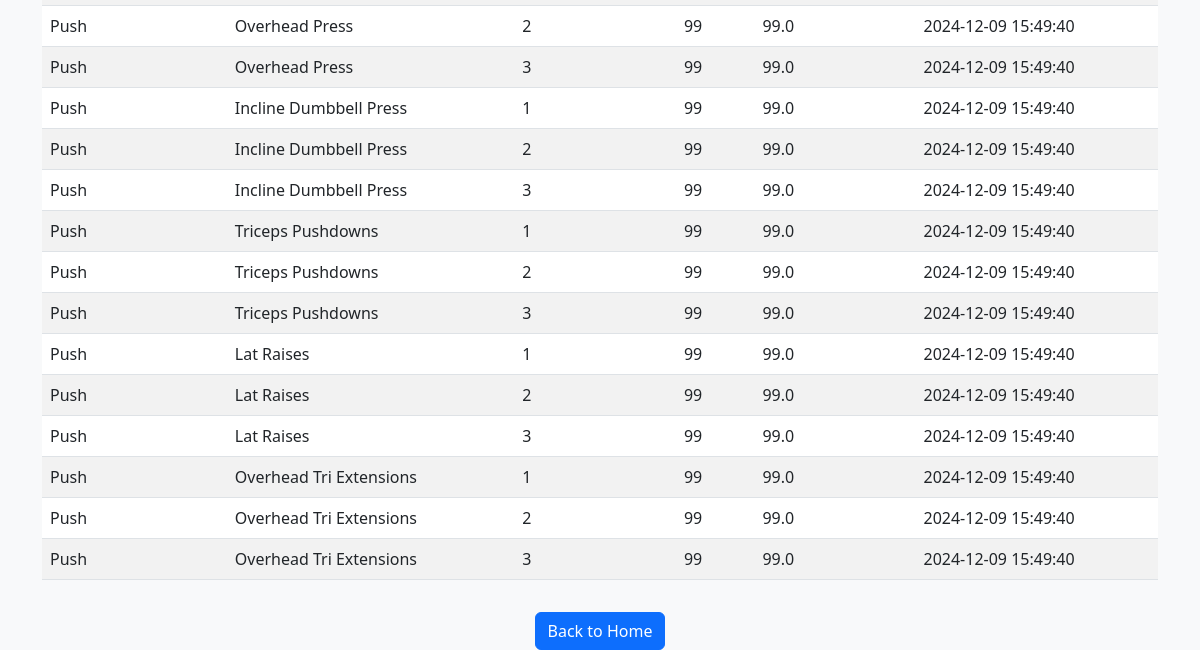
Page /history (signed in, lower part) on the earlier database version.
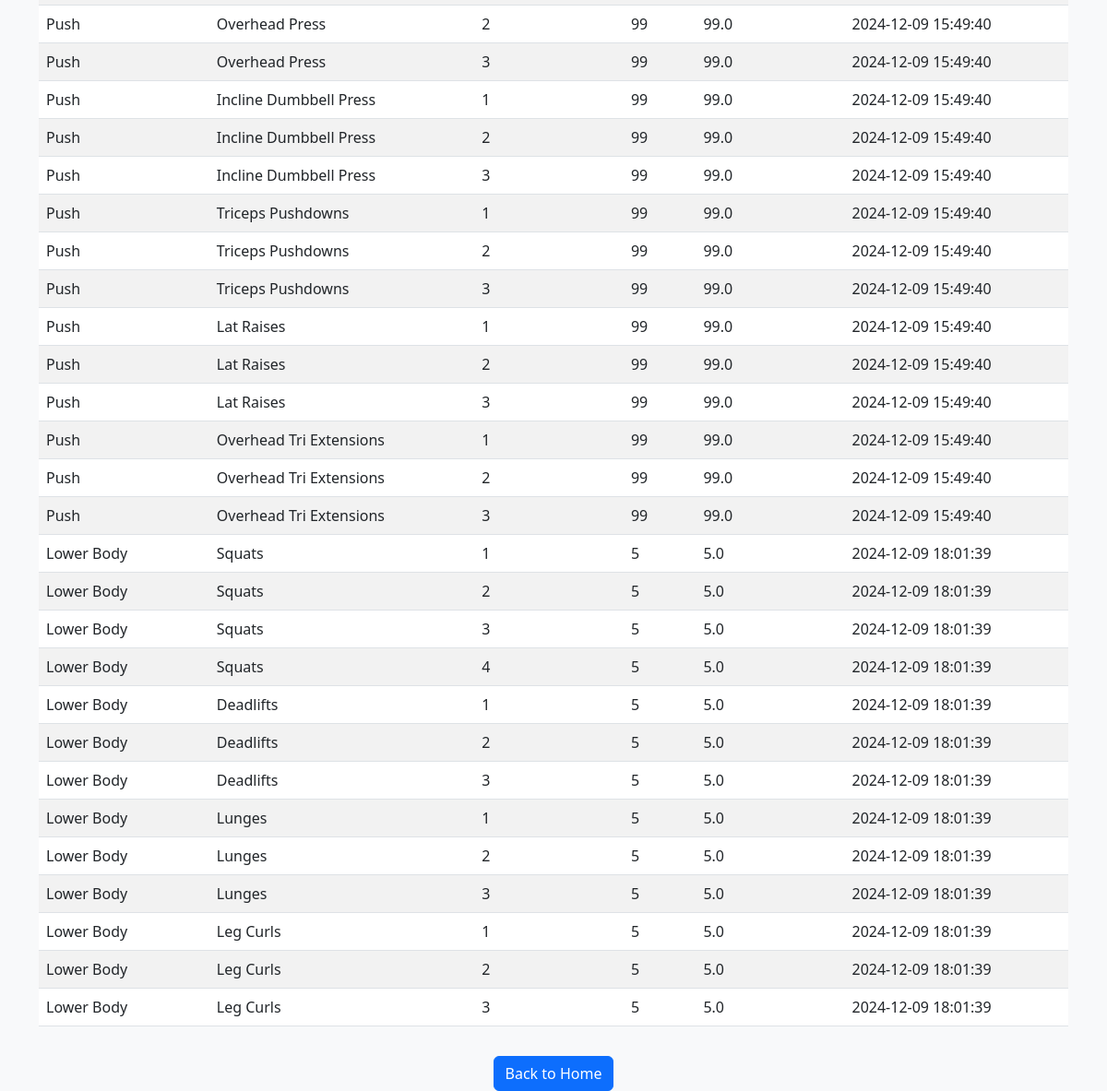
Same page on the later database version.
### tables this page shows
CREATE TABLE workouts (
        id INTEGER PRIMARY KEY AUTOINCREMENT,
        user_id INTEGER NOT NULL,
        workout_type TEXT NOT NULL,
        exercise_name TEXT NOT NULL,
        sets INTEGER NOT NULL,
        reps INTEGER NOT NULL,
        weight REAL NOT NULL,
        date TEXT NOT NULL,
        FOREIGN KEY (user_id) REFERENCES users (id)
    );

### app.py (the view)
@app.route('/history')
def workout_history():
    if 'user_id' not in session:
        return redirect(url_for('login'))
    user_id = session['user_id']
    conn = get_db_connection()
    workout_data = conn.execute(
        '''
        SELECT workout_type, exercise_name, sets, reps, weight, date
        FROM workouts
        WHERE user_id = ?
        ''',
        (user_id,)
    ).fetchall()
    conn.close()
    return render_template('trends.html', workout_data=workout_data)

### app.py (called while the page is built)
def get_db_connection():
    db_path = os.path.join(os.path.dirname(__file__), 'workout.db')
    conn = sqlite3.connect(db_path)
    conn.row_factory = sqlite3.Row
    return conn

### templates/trends.html (shortened to what this page needs)
<!DOCTYPE html>
<html lang="en">
<head>
    <link href="https://cdn.jsdelivr.net/npm/bootstrap@5.3.0-alpha1/dist/css/bootstrap.min.css" rel="stylesheet">
</head>
<body class="bg-light">
    <div class="container mt-5">
        <table class="table table-striped table-hover">
            <tbody>
                {% for entry in workout_data %}
                    <tr>
                        <td>{{ entry['workout_type'] }}</td>
                        <td>{{ entry['exercise_name'] }}</td>
                        <td>{{ entry['sets'] }}</td>
                        <td>{{ entry['reps'] }}</td>
                        <td>{{ entry['weight'] }}</td>
                        <td>{{ entry['date'] }}</td>
                    </tr>
                {% endfor %}
            </tbody>
        </table>
        <div class="text-center">
            <a href="{{ url_for('index') }}" class="btn btn-primary mt-3">Back to Home</a>
        </div>
    </div>
</body>
</html>

Differences in the rows shown:
added workouts: workout_type "Lower Body", exercise_name "Squats", sets "1", reps "5", weight "5.0", date "2024-12-09 18:01:39"
added workouts: workout_type "Lower Body", exercise_name "Squats", sets "2", reps "5", weight "5.0", date "2024-12-09 18:01:39"
added workouts: workout_type "Lower Body", exercise_name "Squats", sets "3", reps "5", weight "5.0", date "2024-12-09 18:01:39"
added workouts: workout_type "Lower Body", exercise_name "Squats", sets "4", reps "5", weight "5.0", date "2024-12-09 18:01:39"
added workouts: workout_type "Lower Body", exercise_name "Deadlifts", sets "1", reps "5", weight "5.0", date "2024-12-09 18:01:39"
added workouts: workout_type "Lower Body", exercise_name "Deadlifts", sets "2", reps "5", weight "5.0", date "2024-12-09 18:01:39"
added workouts: workout_type "Lower Body", exercise_name "Deadlifts", sets "3", reps "5", weight "5.0", date "2024-12-09 18:01:39"
added workouts: workout_type "Lower Body", exercise_name "Lunges", sets "1", reps "5", weight "5.0", date "2024-12-09 18:01:39"
added workouts: workout_type "Lower Body", exercise_name "Lunges", sets "2", reps "5", weight "5.0", date "2024-12-09 18:01:39"
added workouts: workout_type "Lower Body", exercise_name "Lunges", sets "3", reps "5", weight "5.0", date "2024-12-09 18:01:39"
added workouts: workout_type "Lower Body", exercise_name "Leg Curls", sets "1", reps "5", weight "5.0", date "2024-12-09 18:01:39"
added workouts: workout_type "Lower Body", exercise_name "Leg Curls", sets "2", reps "5", weight "5.0", date "2024-12-09 18:01:39"
added workouts: workout_type "Lower Body", exercise_name "Leg Curls", sets "3", reps "5", weight "5.0", date "2024-12-09 18:01:39"
